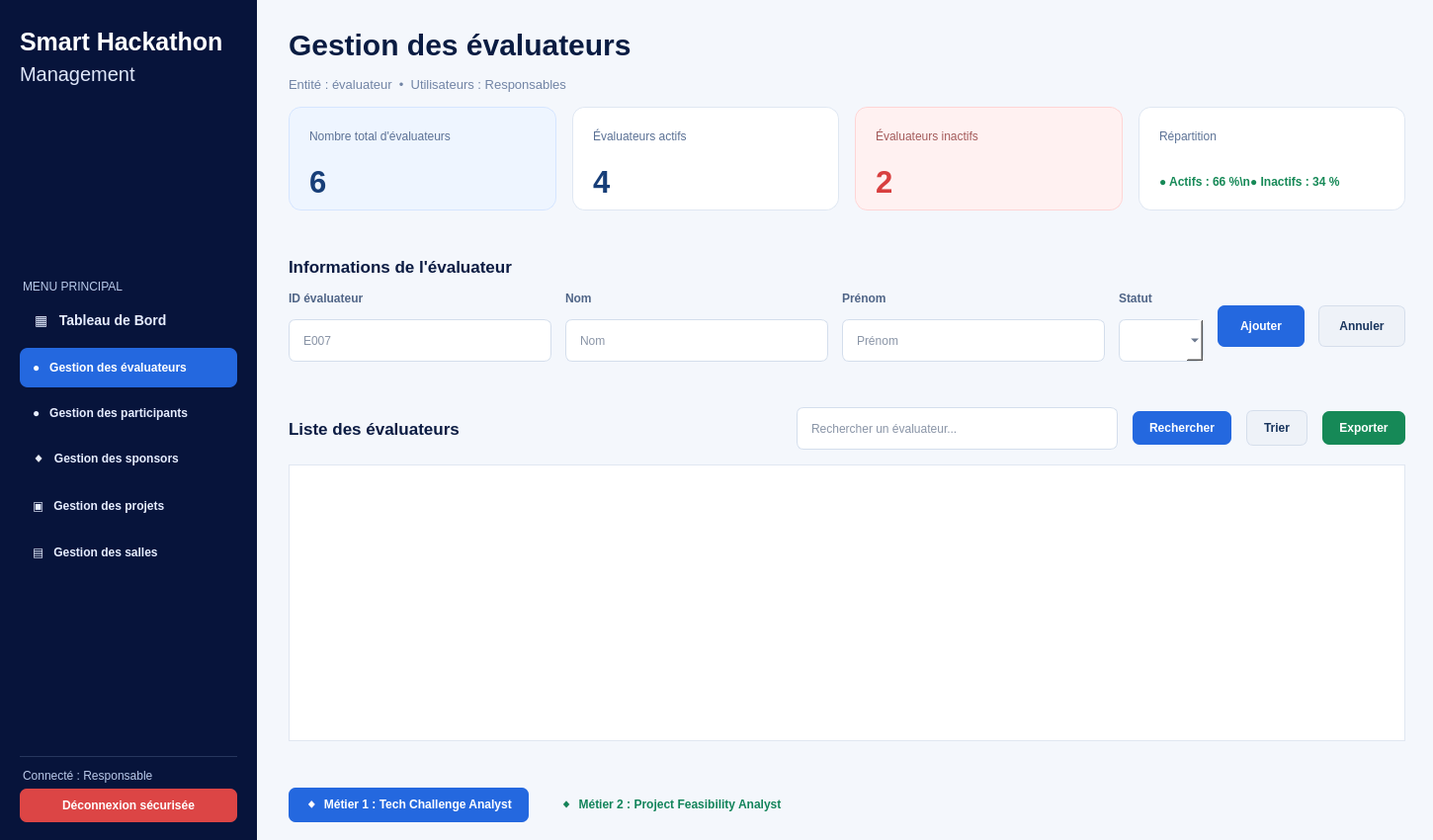
<?xml version="1.0" encoding="UTF-8"?>
<ui version="4.0">
 <class>GestionEvaluateurs</class>
 <widget class="QMainWindow" name="GestionEvaluateurs">
  <property name="geometry"><rect><x>0</x><y>0</y><width>1450</width><height>850</height></rect></property>
  <property name="minimumSize"><size><width>1100</width><height>700</height></size></property>
  <property name="windowTitle"><string>Smart Hackathon Management - Gestion des évaluateurs</string></property>
  <property name="styleSheet"><string notr="true">
QMainWindow, QWidget#centralwidget { background-color: #f4f7fc; color: #0b1b42; font-family: "Segoe UI"; font-size: 13px; }
QWidget#sidebar { background-color: #07143b; color: white; }
QLabel#brandTitle { color: white; font-size: 25px; font-weight: 700; }
QLabel#brandSubtitle { color: #e0e8fb; font-size: 20px; }
QLabel#pageTitle { color: #0a1c42; font-size: 30px; font-weight: 700; }
QLabel#subTitle { color: #7184a5; font-size: 13px; }
QFrame#statCard { background: white; border: 1px solid #dfe7f2; border-radius: 13px; }
QFrame#statCardBlue { background: #eef5ff; border: 1px solid #d5e5ff; border-radius: 13px; }
QFrame#statCardRed { background: #fff1f1; border: 1px solid #ffd5d5; border-radius: 13px; }
QFrame#statCardDistribution { background: white; border: 1px solid #dfe7f2; border-radius: 13px; }
QLabel.statLabel { color: #5b7195; font-size: 13px; }
QLabel.statValue { color: #173e78; font-size: 31px; font-weight: 700; }
QLabel#lblInactifs { color: #d83f3f; font-size: 31px; font-weight: 700; }
QLabel.sectionTitle { color: #0b1b42; font-size: 17px; font-weight: 700; }
QLineEdit, QComboBox { background: white; border: 1px solid #d4deec; border-radius: 7px; padding: 9px 12px; min-height: 23px; color: #14294d; }
QLineEdit:focus, QComboBox:focus { border: 1px solid #2870e3; }
QPushButton { border-radius: 7px; padding: 10px 17px; font-weight: 600; }
QPushButton#btnAjouter, QPushButton#btnRechercher, QPushButton#btnMetier1 { background: #2468df; color: white; border: none; }
QPushButton#btnAjouter:hover, QPushButton#btnRechercher:hover, QPushButton#btnMetier1:hover { background: #1758c5; }
QPushButton#btnAnnuler, QPushButton#btnTrier { background: #eef2f8; color: #18345d; border: 1px solid #d5deeb; }
QPushButton#btnExporter { background: #168957; color: white; border: none; }
QPushButton#btnModifier { background: #138b57; color: white; border: none; }
QPushButton#btnSupprimer, QPushButton#btnDeconnexion { background: #dc4545; color: white; border: none; }
QPushButton#btnMetier2 { background: transparent; color: #12845a; border: none; text-align: left; }
QPushButton#menuButton { background: transparent; color: #e6edff; text-align: left; border: none; padding: 13px 15px; font-size: 14px; }
QPushButton#menuButton:checked { background: #2468df; color: white; }
QTableView { background: white; alternate-background-color: #f4f6f9; border: 1px solid #e0e7f1; gridline-color: #e6edf5; selection-background-color: #dce9ff; selection-color: #0b1b42; }
QHeaderView::section { background: #234779; color: white; padding: 13px 8px; border: none; font-weight: 700; }
QTableView QTableCornerButton::section { background: #234779; }
  </string></property>
  <widget class="QWidget" name="centralwidget">
   <layout class="QHBoxLayout" name="horizontalLayoutRoot">
    <property name="spacing"><number>0</number></property><property name="leftMargin"><number>0</number></property><property name="topMargin"><number>0</number></property><property name="rightMargin"><number>0</number></property><property name="bottomMargin"><number>0</number></property>
    <item>
     <widget class="QWidget" name="sidebar" native="true">
      <property name="minimumSize"><size><width>260</width><height>0</height></size></property><property name="maximumSize"><size><width>260</width><height>16777215</height></size></property>
      <layout class="QVBoxLayout" name="verticalLayoutSidebar">
       <property name="leftMargin"><number>20</number></property><property name="topMargin"><number>28</number></property><property name="rightMargin"><number>20</number></property><property name="bottomMargin"><number>18</number></property>
       <item><widget class="QLabel" name="brandTitle"><property name="text"><string>Smart Hackathon</string></property></widget></item>
       <item><widget class="QLabel" name="brandSubtitle"><property name="text"><string>Management</string></property></widget></item>
       <item><spacer name="spacerTop"><property name="orientation"><enum>Qt::Vertical</enum></property><property name="sizeHint" stdset="0"><size><width>20</width><height>85</height></size></property></spacer></item>
       <item><widget class="QLabel" name="menuLabel"><property name="text"><string>MENU PRINCIPAL</string></property><property name="styleSheet"><string>color:#b9c9e9; padding-top:10px;</string></property></widget></item>
       <item><widget class="QPushButton" name="menuButton"><property name="text"><string>▦   Tableau de Bord</string></property><property name="checkable"><bool>true</bool></property></widget></item>
       <item><widget class="QPushButton" name="menuButton2"><property name="text"><string>●   Gestion des évaluateurs</string></property><property name="styleSheet"><string>background:#2468df;color:white;border-radius:8px;text-align:left;padding:13px;font-weight:700;</string></property></widget></item>
       <item><widget class="QPushButton" name="menuButton3"><property name="text"><string>●   Gestion des participants</string></property><property name="styleSheet"><string>background:transparent;color:#e6edff;text-align:left;padding:13px;</string></property></widget></item>
       <item><widget class="QPushButton" name="menuButton4"><property name="text"><string>◆   Gestion des sponsors</string></property><property name="styleSheet"><string>background:transparent;color:#e6edff;text-align:left;padding:13px;</string></property></widget></item>
       <item><widget class="QPushButton" name="menuButton5"><property name="text"><string>▣   Gestion des projets</string></property><property name="styleSheet"><string>background:transparent;color:#e6edff;text-align:left;padding:13px;</string></property></widget></item>
       <item><widget class="QPushButton" name="menuButton6"><property name="text"><string>▤   Gestion des salles</string></property><property name="styleSheet"><string>background:transparent;color:#e6edff;text-align:left;padding:13px;</string></property></widget></item>
       <item><spacer name="spacerBottom"><property name="orientation"><enum>Qt::Vertical</enum></property><property name="sizeHint" stdset="0"><size><width>20</width><height>150</height></size></property></spacer></item>
       <item><widget class="QLabel" name="lblConnecte"><property name="text"><string>Connecté : Responsable</string></property><property name="styleSheet"><string>color:#b9c9e9;border-top:1px solid #26365d;padding-top:12px;</string></property></widget></item>
       <item><widget class="QPushButton" name="btnDeconnexion"><property name="text"><string>Déconnexion sécurisée</string></property></widget></item>
      </layout>
     </widget>
    </item>
    <item>
     <widget class="QWidget" name="mainContent" native="true">
      <layout class="QVBoxLayout" name="verticalLayoutMain">
       <property name="leftMargin"><number>32</number></property><property name="topMargin"><number>28</number></property><property name="rightMargin"><number>28</number></property><property name="bottomMargin"><number>18</number></property><property name="spacing"><number>15</number></property>
       <item><widget class="QLabel" name="pageTitle"><property name="text"><string>Gestion des évaluateurs</string></property></widget></item>
       <item><widget class="QLabel" name="subTitle"><property name="text"><string>Entité : évaluateur  •  Utilisateurs : Responsables</string></property></widget></item>
       <item>
        <layout class="QHBoxLayout" name="statsLayout">
         <property name="spacing"><number>16</number></property>
         <item><widget class="QFrame" name="statCardBlue"><property name="minimumSize"><size><width>0</width><height>105</height></size></property><layout class="QVBoxLayout" name="statLayout1"><property name="leftMargin"><number>20</number></property><item><widget class="QLabel" name="labelTotal"><property name="text"><string>Nombre total d'évaluateurs</string></property><property name="styleSheet"><string>color:#5b7195;</string></property></widget></item><item><widget class="QLabel" name="lblTotal"><property name="text"><string>6</string></property><property name="styleSheet"><string>color:#173e78;font-size:31px;font-weight:700;</string></property></widget></item></layout></widget></item>
         <item><widget class="QFrame" name="statCard"><property name="minimumSize"><size><width>0</width><height>105</height></size></property><layout class="QVBoxLayout" name="statLayout2"><property name="leftMargin"><number>20</number></property><item><widget class="QLabel" name="labelActifs"><property name="text"><string>Évaluateurs actifs</string></property><property name="styleSheet"><string>color:#5b7195;</string></property></widget></item><item><widget class="QLabel" name="lblActifs"><property name="text"><string>4</string></property><property name="styleSheet"><string>color:#173e78;font-size:31px;font-weight:700;</string></property></widget></item></layout></widget></item>
         <item><widget class="QFrame" name="statCardRed"><property name="minimumSize"><size><width>0</width><height>105</height></size></property><layout class="QVBoxLayout" name="statLayout3"><property name="leftMargin"><number>20</number></property><item><widget class="QLabel" name="labelInactifs"><property name="text"><string>Évaluateurs inactifs</string></property><property name="styleSheet"><string>color:#a35a5a;</string></property></widget></item><item><widget class="QLabel" name="lblInactifs"><property name="text"><string>2</string></property></widget></item></layout></widget></item>
         <item><widget class="QFrame" name="statCardDistribution"><property name="minimumSize"><size><width>0</width><height>105</height></size></property><layout class="QVBoxLayout" name="statLayout4"><property name="leftMargin"><number>20</number></property><item><widget class="QLabel" name="labelRepartition"><property name="text"><string>Répartition</string></property><property name="styleSheet"><string>color:#5b7195;</string></property></widget></item><item><widget class="QLabel" name="lblRepartition"><property name="text"><string>● Actifs : 66 %\n● Inactifs : 34 %</string></property><property name="styleSheet"><string>color:#168957;font-weight:700;</string></property></widget></item></layout></widget></item>
        </layout>
       </item>
       <item><spacer name="spacerMid"><property name="orientation"><enum>Qt::Vertical</enum></property><property name="sizeHint" stdset="0"><size><width>20</width><height>8</height></size></property></spacer></item>
       <item><widget class="QLabel" name="formTitle"><property name="text"><string>Informations de l'évaluateur</string></property><property name="styleSheet"><string>font-size:17px;font-weight:700;color:#0b1b42;</string></property></widget></item>
       <item>
        <layout class="QHBoxLayout" name="formLayout">
         <property name="spacing"><number>14</number></property>
         <item><layout class="QVBoxLayout" name="idLayout"><item><widget class="QLabel" name="idLabel"><property name="text"><string>ID évaluateur</string></property><property name="styleSheet"><string>font-weight:600;color:#506587;</string></property></widget></item><item><widget class="QLineEdit" name="inputId"><property name="placeholderText"><string>E007</string></property></widget></item></layout></item>
         <item><layout class="QVBoxLayout" name="nomLayout"><item><widget class="QLabel" name="nomLabel"><property name="text"><string>Nom</string></property><property name="styleSheet"><string>font-weight:600;color:#506587;</string></property></widget></item><item><widget class="QLineEdit" name="inputNom"><property name="placeholderText"><string>Nom</string></property></widget></item></layout></item>
         <item><layout class="QVBoxLayout" name="prenomLayout"><item><widget class="QLabel" name="prenomLabel"><property name="text"><string>Prénom</string></property><property name="styleSheet"><string>font-weight:600;color:#506587;</string></property></widget></item><item><widget class="QLineEdit" name="inputPrenom"><property name="placeholderText"><string>Prénom</string></property></widget></item></layout></item>

         <item><layout class="QVBoxLayout" name="statutLayout"><item><widget class="QLabel" name="statutLabel"><property name="text"><string>Statut</string></property><property name="styleSheet"><string>font-weight:600;color:#506587;</string></property></widget></item><item><widget class="QComboBox" name="comboStatut"/></item></layout></item>
         <item><widget class="QPushButton" name="btnAjouter"><property name="text"><string>Ajouter</string></property><property name="minimumSize"><size><width>88</width><height>42</height></size></property></widget></item>
         <item><widget class="QPushButton" name="btnAnnuler"><property name="text"><string>Annuler</string></property><property name="minimumSize"><size><width>88</width><height>42</height></size></property></widget></item>
        </layout>
       </item>
       <item><spacer name="spacerList"><property name="orientation"><enum>Qt::Vertical</enum></property><property name="sizeHint" stdset="0"><size><width>20</width><height>12</height></size></property></spacer></item>
       <item>
        <layout class="QHBoxLayout" name="listHeaderLayout">
         <item><widget class="QLabel" name="listTitle"><property name="text"><string>Liste des évaluateurs</string></property><property name="styleSheet"><string>font-size:17px;font-weight:700;color:#0b1b42;</string></property></widget></item>
         <item><spacer name="listHeaderSpacer"><property name="orientation"><enum>Qt::Horizontal</enum></property><property name="sizeHint" stdset="0"><size><width>40</width><height>20</height></size></property></spacer></item>
         <item><widget class="QLineEdit" name="inputRecherche"><property name="minimumSize"><size><width>300</width><height>0</height></size></property><property name="placeholderText"><string>Rechercher un évaluateur...</string></property></widget></item>
         <item><widget class="QPushButton" name="btnRechercher"><property name="text"><string>Rechercher</string></property></widget></item>
         <item><widget class="QPushButton" name="btnTrier"><property name="text"><string>Trier</string></property></widget></item>
         <item><widget class="QPushButton" name="btnExporter"><property name="text"><string>Exporter</string></property></widget></item>
        </layout>
       </item>
       <item>
        <widget class="QTableView" name="tableEvaluateurs">
         <property name="minimumSize"><size><width>0</width><height>280</height></size></property>
         <property name="alternatingRowColors"><bool>true</bool></property>
         <property name="showGrid"><bool>true</bool></property>
         <property name="sortingEnabled"><bool>false</bool></property>
         <property name="selectionMode"><enum>QAbstractItemView::SingleSelection</enum></property>
        </widget>
       </item>
       <item><spacer name="bottomSpacer"><property name="orientation"><enum>Qt::Vertical</enum></property><property name="sizeHint" stdset="0"><size><width>20</width><height>5</height></size></property></spacer></item>
       <item>
        <layout class="QHBoxLayout" name="metiersLayout">
         <item><widget class="QPushButton" name="btnMetier1"><property name="text"><string>◆  Métier 1 : Tech Challenge Analyst</string></property></widget></item>
         <item><widget class="QPushButton" name="btnMetier2"><property name="text"><string>◆  Métier 2 : Project Feasibility Analyst</string></property></widget></item>
         <item><spacer name="metierSpacer"><property name="orientation"><enum>Qt::Horizontal</enum></property><property name="sizeHint" stdset="0"><size><width>20</width><height>20</height></size></property></spacer></item>
        </layout>
       </item>
      </layout>
     </widget>
    </item>
   </layout>
  </widget>
 </widget>
 <resources/>
 <connections/>
</ui>
